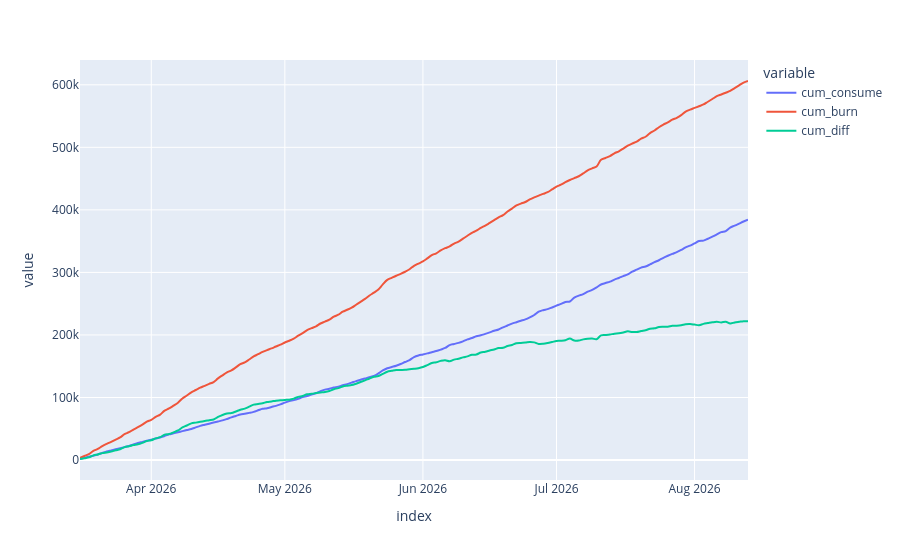

Source (notebook cell):
### Code cell
px.line(
    df,
    x=df.index,
    y=['cum_consume','cum_burn','cum_diff'],
    line_shape='spline'
    )

### Figure 1 — Plotly figure (JSON) as saved in the notebook; plotly's stock layout.template omitted (floating-point values rounded to 4 significant figures; data arrays with more than 128 entries replaced by an {"elided": "..."} marker saying what was removed)
{"data": [{"hovertemplate": "variable=cum_consume<br>index=%{x}<br>value=%{y}<extra></extra>", "legendgroup": "cum_consume", "line": {"color": "#636efa", "dash": "solid", "shape": "spline"}, "marker": {"symbol": "circle"}, "mode": "lines", "name": "cum_consume", "orientation": "v", "showlegend": true, "type": "scatter", "x": {"elided": "151 str values"}, "xaxis": "x", "y": {"elided": "151 float values"}, "yaxis": "y"}, {"hovertemplate": "variable=cum_burn<br>index=%{x}<br>value=%{y}<extra></extra>", "legendgroup": "cum_burn", "line": {"color": "#EF553B", "dash": "solid", "shape": "spline"}, "marker": {"symbol": "circle"}, "mode": "lines", "name": "cum_burn", "orientation": "v", "showlegend": true, "type": "scatter", "x": {"elided": "151 str values"}, "xaxis": "x", "y": {"elided": "151 float values"}, "yaxis": "y"}, {"hovertemplate": "variable=cum_diff<br>index=%{x}<br>value=%{y}<extra></extra>", "legendgroup": "cum_diff", "line": {"color": "#00cc96", "dash": "solid", "shape": "spline"}, "marker": {"symbol": "circle"}, "mode": "lines", "name": "cum_diff", "orientation": "v", "showlegend": true, "type": "scatter", "x": {"elided": "151 str values"}, "xaxis": "x", "y": {"elided": "151 float values"}, "yaxis": "y"}], "layout": {"legend": {"title": {"text": "variable"}, "tracegroupgap": 0}, "margin": {"t": 60}, "xaxis": {"anchor": "y", "domain": [0, 1], "title": {"text": "index"}}, "yaxis": {"anchor": "x", "domain": [0, 1], "title": {"text": "value"}}}}
